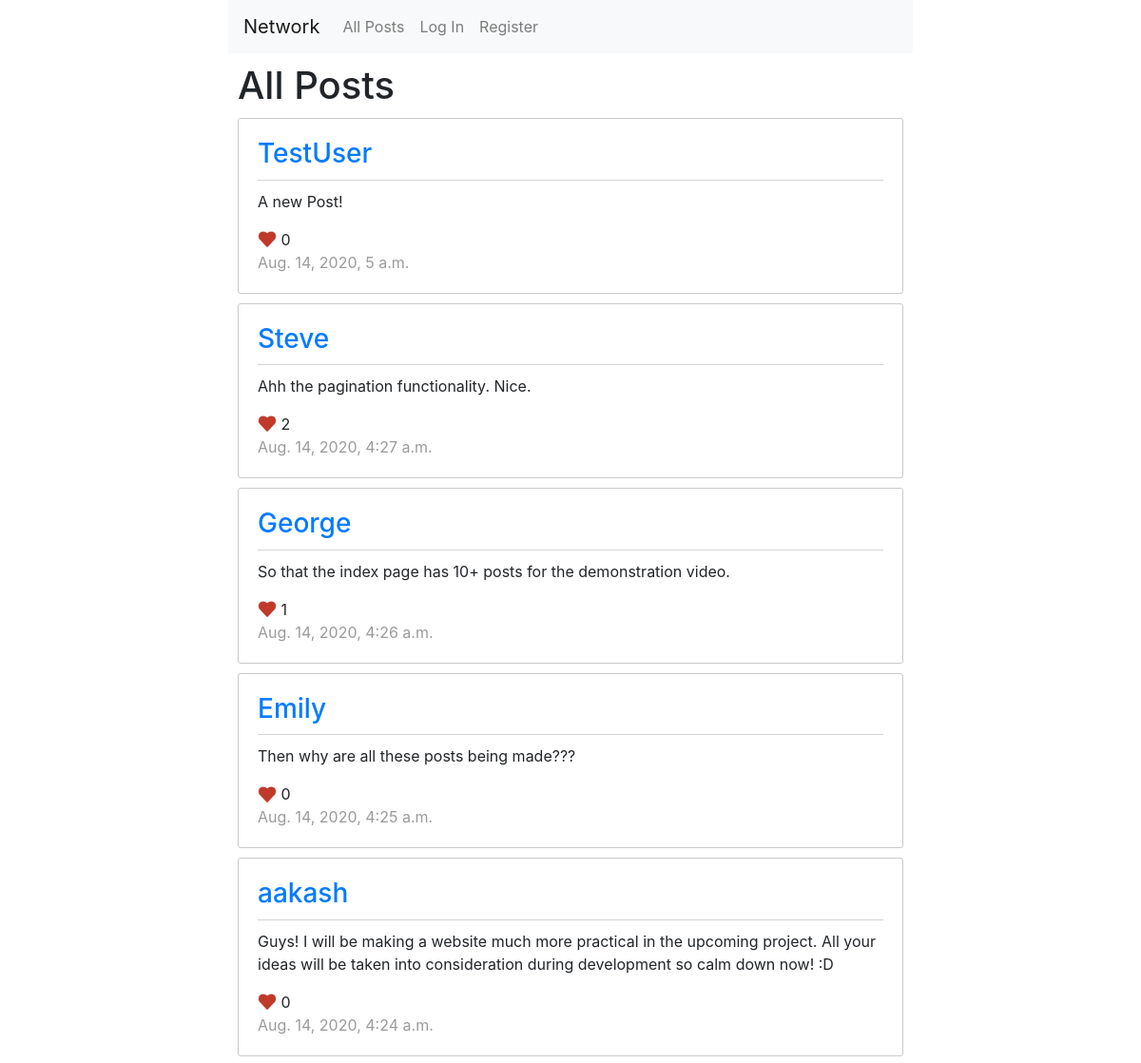
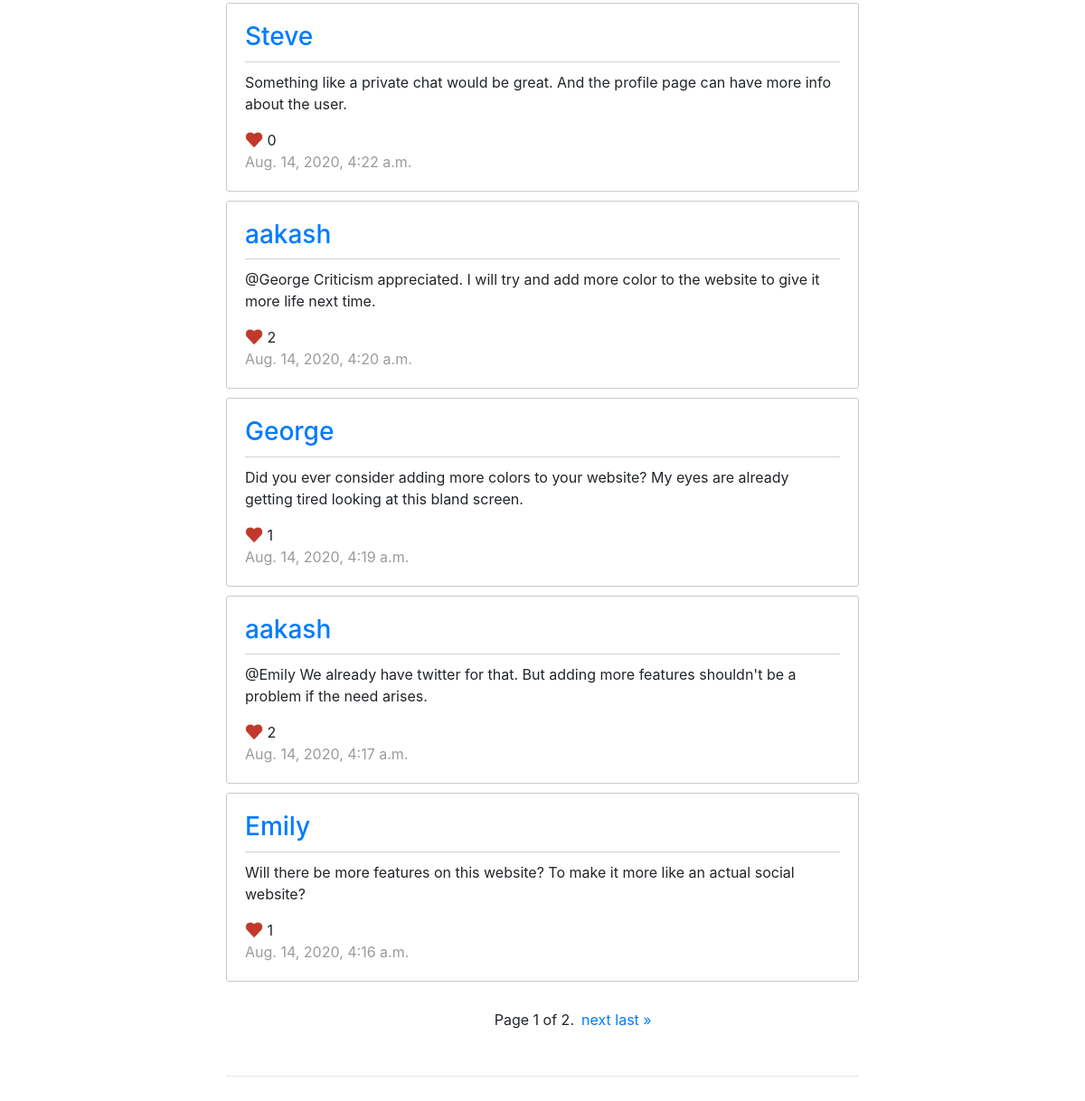
Before: / with the older database file (2 pictures, top to bottom).
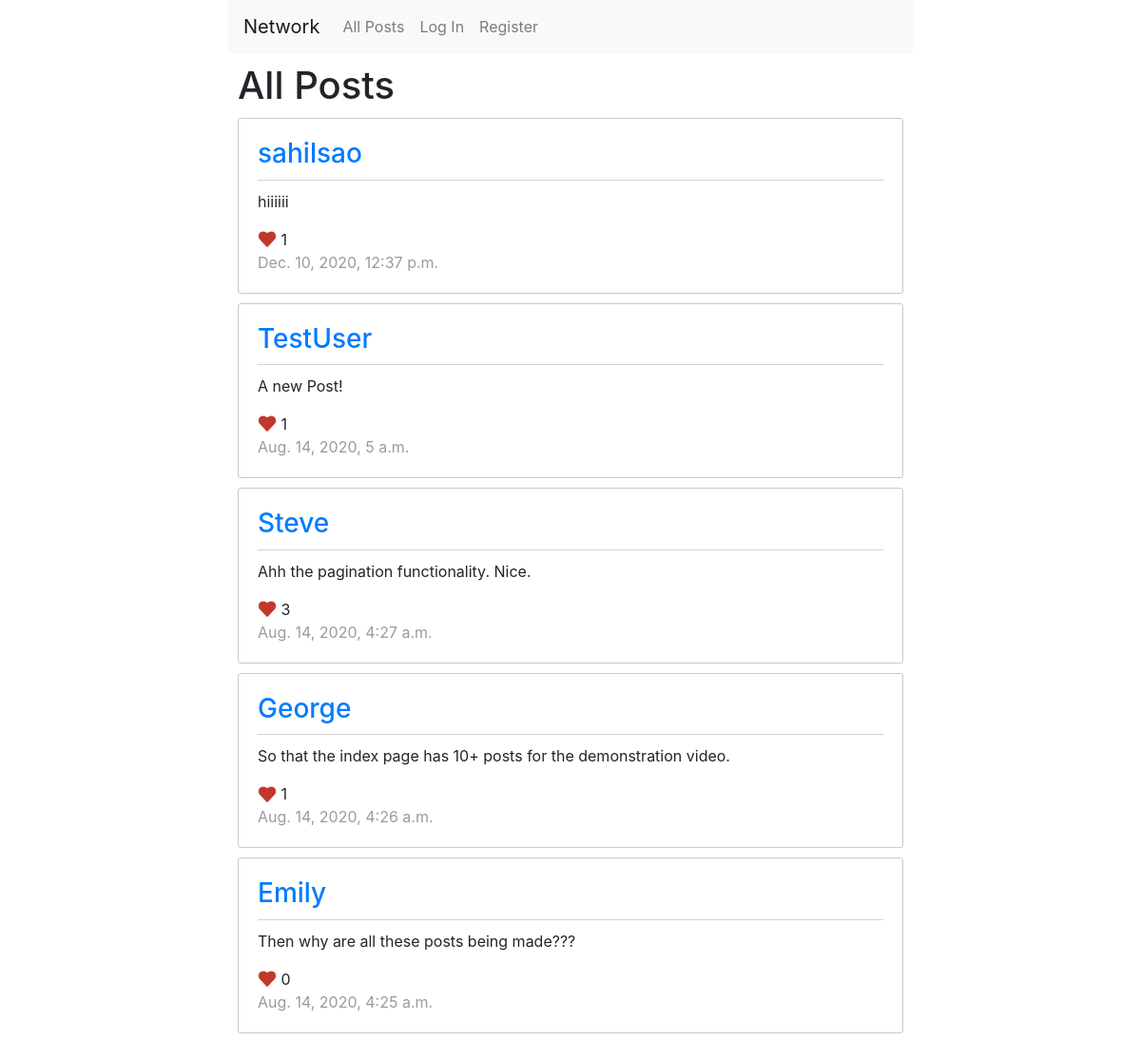
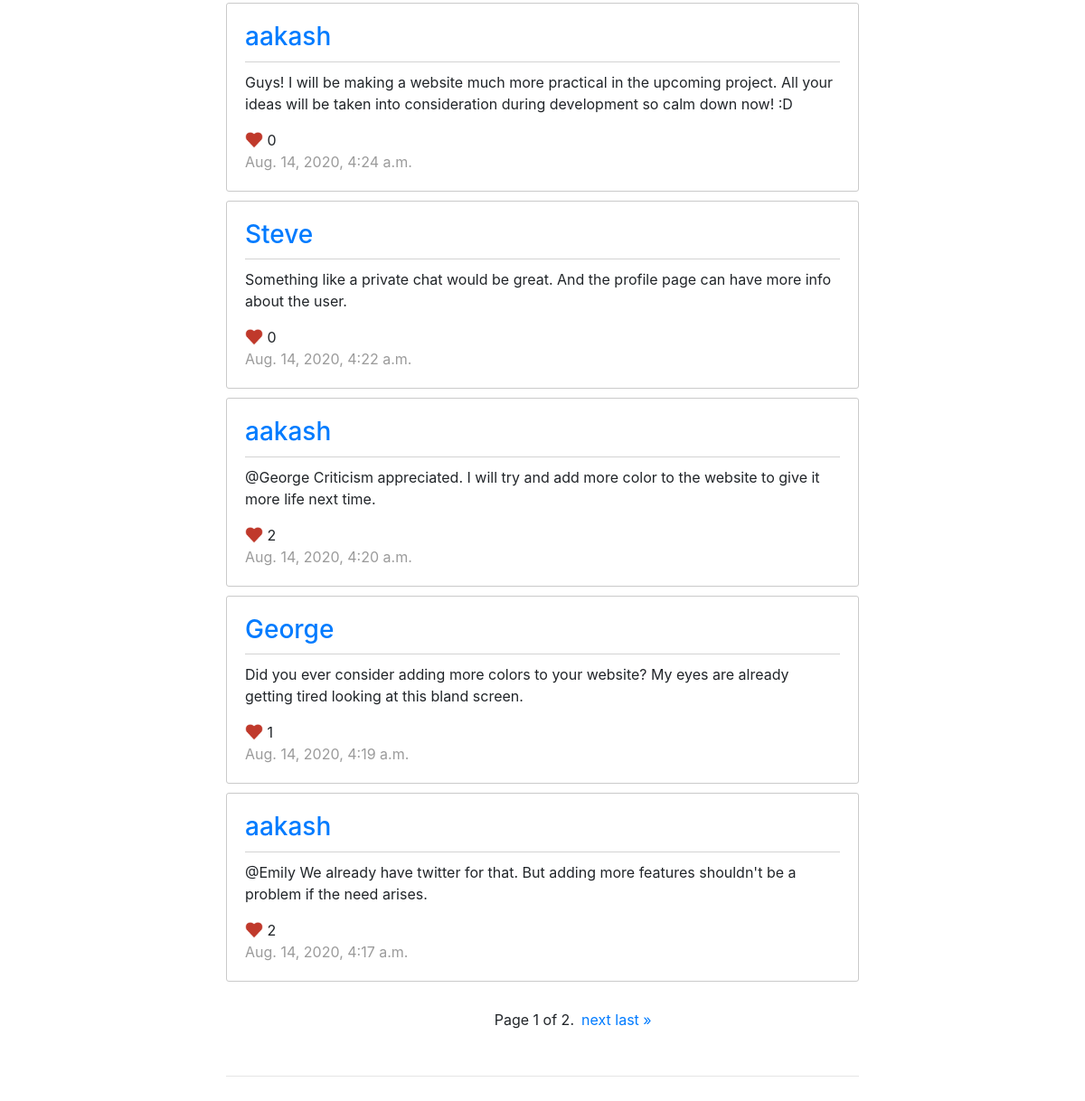
After: the same page with the newer database file (2 pictures, top to bottom).
### network/models.py (models this page shows, shortened)
class Post(models.Model):
    user = models.ForeignKey(User, on_delete=models.CASCADE)
    content = models.CharField(max_length=300)
    liked_by = models.ManyToManyField(User, related_name="likes")
    total_likes = models.IntegerField(default=0)
    timestamp = models.DateTimeField(auto_now_add=True)

class User(AbstractUser):
    pass

### network/views.py (the view)
# urls.py: path("", views.index, name="index"),
def index(request):
    posts = Post.objects.all().order_by('-timestamp')
    paginator = Paginator(posts, 10)
    page_number = request.GET.get('page')
    page_obj = paginator.get_page(page_number)
    current_user = request.user
    return render(request, "network/index.html", {'current_user': current_user, 'page_obj': page_obj})

### network/templates/network/index.html (shortened to what this page needs)
{% extends "network/layout.html" %}
{% load static %}
{% load tz %}
{% block body %}
    <h1 class="pageHeading">All Posts</h1>
    {% for post in page_obj %}
        <div id="post_{{ post.id }}" class='post_container'>
            <a href="{% url 'userProfile' username=post.user.username %}"><h3>{{ post.user.username }}</h3></a>
            <p class="content">{{ post.content }}</p>
            <img src="{% static 'network/heart.png' %}" style="height: 20px; width: 20px; margin-top: -5px">
            <text class="total_likes">{{ post.total_likes }}</text>
            <time class="time" style="display: block;">{{ post.timestamp|localtime }}</time>
        </div>
    {% endfor %}
    <div class="pagination">
        <span class="step-links">
            <span class="prev">
            </span>
            <span class="current">
                Page {{ page_obj.number }} of {{ page_obj.paginator.num_pages }}.
            </span>
            <span class="next">
                {% if page_obj.has_next %}
                    <a href="?page={{ page_obj.next_page_number }}">next</a>
                    <a href="?page={{ page_obj.paginator.num_pages }}">last &raquo;</a>
                {% endif %}
            </span>
        </span>
    </div>
    <hr>
{% endblock %}

### network/templates/network/layout.html (shortened to what this page needs)
{% load static %}
<!DOCTYPE html>
<html lang="en">
    <head>
        <link rel="stylesheet" href="https://stackpath.bootstrapcdn.com/bootstrap/4.4.1/css/bootstrap.min.css">
        <link href="{% static 'network/styles.css' %}" rel="stylesheet">
    </head>
    <body>
        <nav class="navbar navbar-expand-lg navbar-light bg-light">
            <a class="navbar-brand" href="{% url 'index' %}">Network</a>
            <div>
              <ul class="navbar-nav mr-auto">
                <li class="nav-item">
                  <a class="nav-link" href="{% url 'index' %}">All Posts</a>
                </li>
                {% if user.is_authenticated %}
                    <li class="nav-item">
                        <a class="nav-link" href="{% url 'followPage' %}">Following</a>
                    </li>
                    <li class="nav-item">
                        <a class="nav-link" href="{% url 'logout' %}">Log Out</a>
                    </li>
                {% else %}
                    <li class="nav-item">
                        <a class="nav-link" href="{% url 'login' %}">Log In</a>
                    </li>
                    <li class="nav-item">
                        <a class="nav-link" href="{% url 'register' %}">Register</a>
                    </li>
                {% endif %}
              </ul>
            </div>
          </nav>
        <div class="body">
            {% block body %}
            {% endblock %}
        </div>
    </body>
</html>

### network/static/network/styles.css (style rules this page uses)
body { margin-left: 20%; margin-right: 20%; }
.pageHeading { margin: 10px; }
hr { margin: 30px 10px 30px 10px; }
.post_container { padding: 20px; border: 1px solid rgb(202, 202, 202); border-radius: 3px; margin: 10px; }
.time { color: rgb(155, 155, 155); }
.content { margin-top: 10px; border-top: 1px solid rgb(211, 211, 211); padding-top: 10px; }
.pagination { width: fit-content; margin-left: auto; margin-right: auto; padding: 20px; }
.step-links { width: 340px; display: flex; flex-direction: row; }
.prev { flex: 34%; }
.current { flex: 28%; }
.next { flex: 37%; }

Changed rows visible on the page:
no longer on this page (row unchanged): Post: user.username "Emily", content "Will there be more features on this website? To make it more like an actual social website?", total_likes "1", timestamp "Aug. 14, 2020, 4:16 a.m."
added Post: user.username "sahilsao", content "hiiiiii", total_likes "1", timestamp "Dec. 10, 2020, 12:37 p.m."
changed Post "A new Post!": total_likes "0" → "1"
changed Post "Ahh the pagination functionality. Nice.": total_likes "2" → "3"
